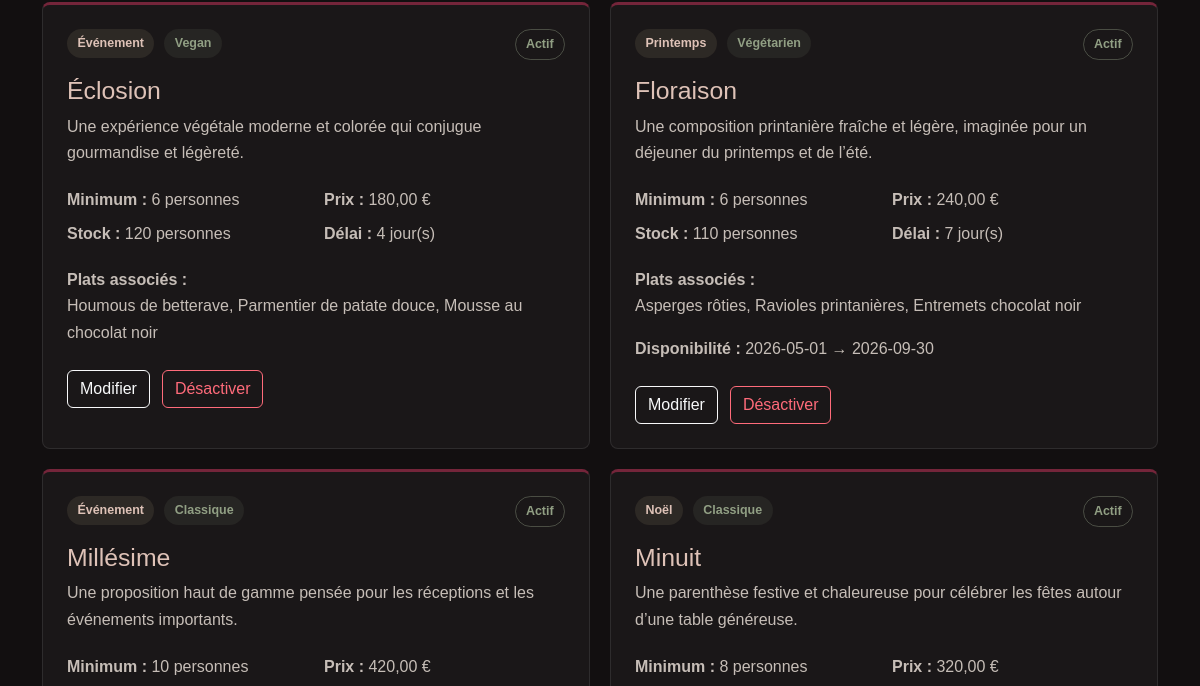
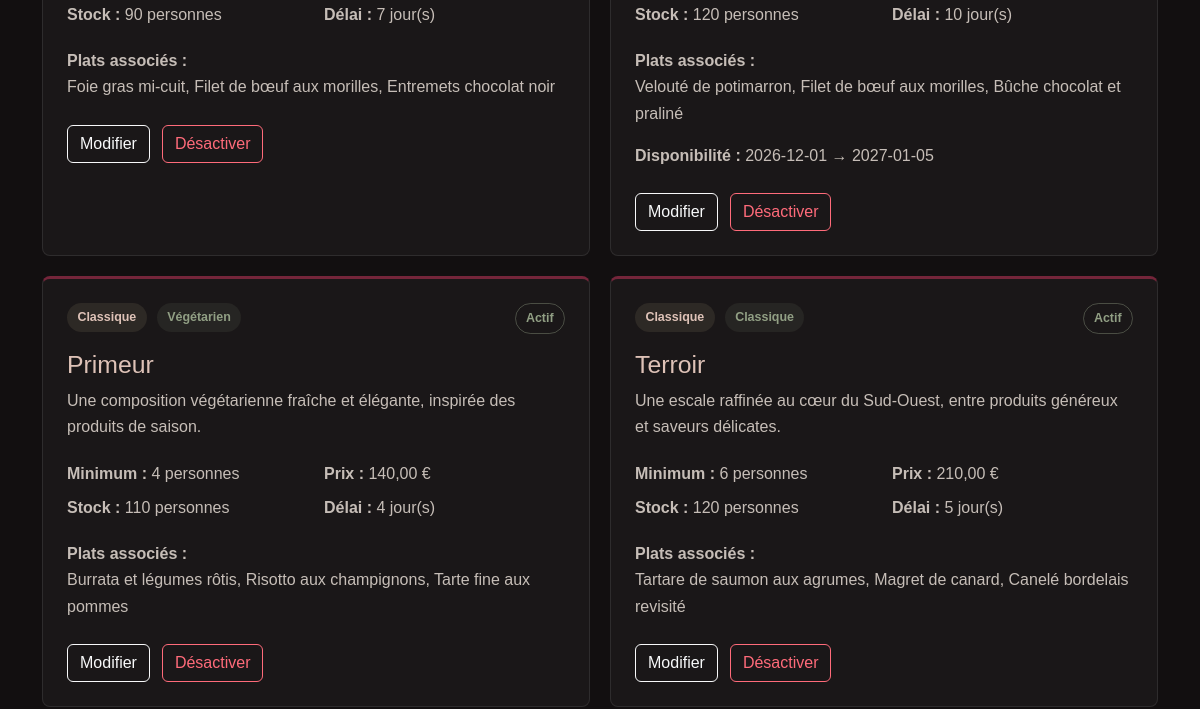
Before: /employee/menus (signed in, middle part) with the older database file (2 pictures, top to bottom).
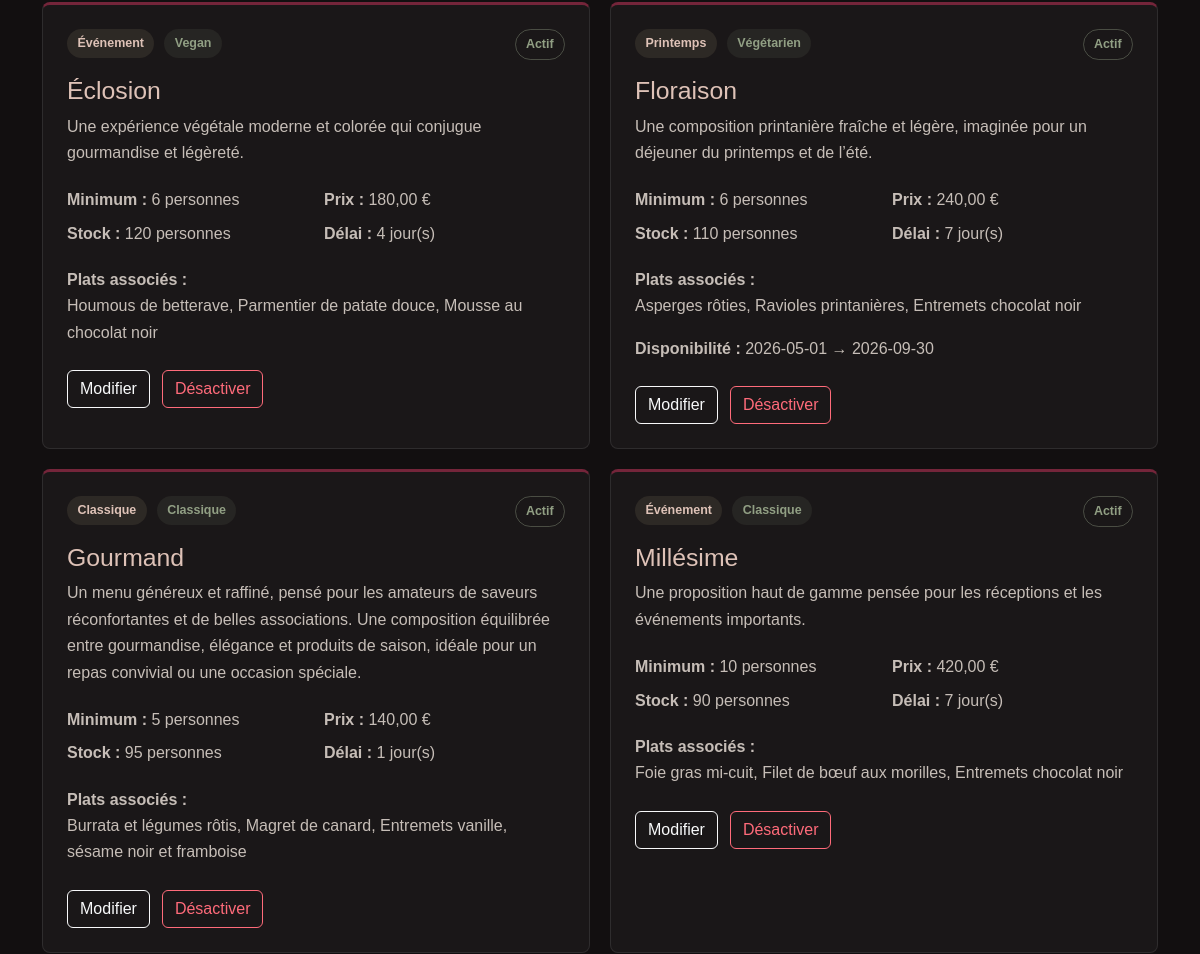
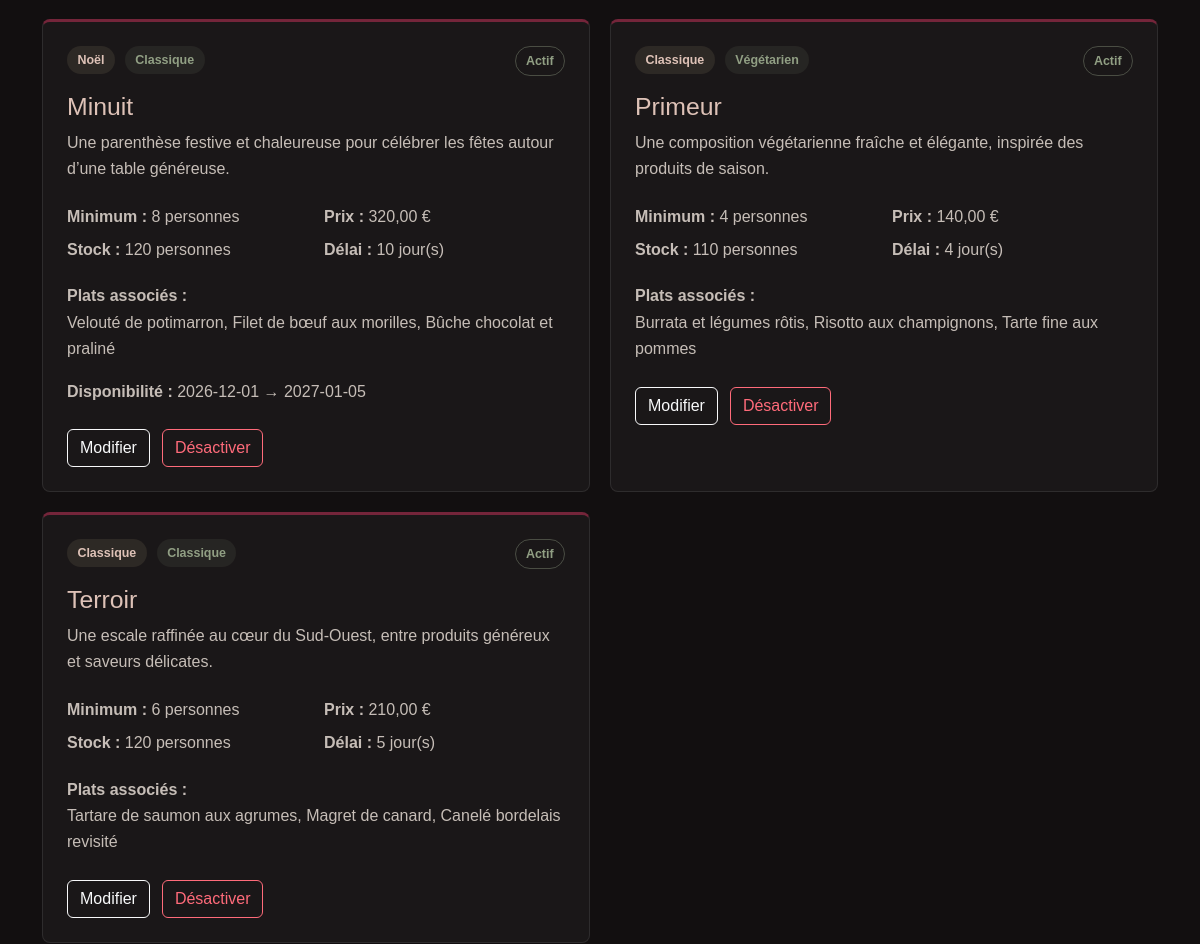
After: the same page with the newer database file (2 pictures, top to bottom).
### tables this page shows
CREATE TABLE menus (
    id INT AUTO_INCREMENT PRIMARY KEY,
    theme_id INT NOT NULL,
    dietary_type_id INT NOT NULL,
    title VARCHAR(150) NOT NULL,
    description TEXT NOT NULL,
    conditions TEXT NOT NULL,
    minimum_order_days INT NOT NULL DEFAULT 1,
    available_from DATE NULL,
    available_until DATE NULL,
    minimum_people INT NOT NULL,
    base_price DECIMAL(10, 2) NOT NULL,
    stock_quantity INT NOT NULL DEFAULT 0,
    is_active BOOLEAN NOT NULL DEFAULT TRUE,
    created_at TIMESTAMP NOT NULL DEFAULT CURRENT_TIMESTAMP,
    updated_at TIMESTAMP NOT NULL DEFAULT CURRENT_TIMESTAMP
        ON UPDATE CURRENT_TIMESTAMP,

    CONSTRAINT fk_menus_theme
        FOREIGN KEY (theme_id)
        REFERENCES themes(id)
        ON DELETE RESTRICT,

    CONSTRAINT fk_menus_dietary_type
        FOREIGN KEY (dietary_type_id)
        REFERENCES dietary_types(id)
        ON DELETE RESTRICT
);

CREATE TABLE themes (
    id INT AUTO_INCREMENT PRIMARY KEY,
    name VARCHAR(100) NOT NULL UNIQUE
);

CREATE TABLE dietary_types (
    id INT AUTO_INCREMENT PRIMARY KEY,
    name VARCHAR(100) NOT NULL UNIQUE
);

### app/Views/layouts/main.php (called while the page is built)
<?php
require BASE_PATH
    . '/app/Views/layouts/header.php';
require $view;
require BASE_PATH
    . '/app/Views/layouts/footer.php';

### app/Controllers/EmployeeController.php (called while the page is built, shortened)
<?php
class EmployeeController
{
    public function menus(): void
    {
        $menus = Menu::getAllForEmployee();
        $view =
            BASE_PATH . '/app/Views/employee/menus.php';
        require BASE_PATH . '/app/Views/layouts/main.php';
    }
}

### app/Services/Router.php (called while the page is built, shortened)
<?php
class Router
{
    private array $routes = [];
    public function get(string $path, array $action): void
    {
        $this->routes['GET'][$path] = $action;
    }
    public function post(string $path, array $action): void
    {
        $this->routes['POST'][$path] = $action;
    }
    public function dispatch(string $uri): void
    {
        $method = $_SERVER['REQUEST_METHOD'];
        $path = parse_url($uri, PHP_URL_PATH) ?? '/';
        $path = '/' . trim($path, '/');
        [$controllerClass, $methodName] = $this->routes[$method][$path];
        $controller = new $controllerClass();
        $controller->$methodName();
    }
}

### public/index.php (called while the page is built, shortened)
<?php
$router = new Router();
$router->dispatch(
    $_SERVER['REQUEST_URI']
);

### app/Models/Menu.php (called while the page is built, shortened)
<?php
class Menu
{
    public static function getAllForEmployee(): array
    {
        $pdo = Database::getConnection();
        $sql = '
            SELECT
                menus.id,
                menus.title,
                menus.description,
                menus.minimum_order_days,
                menus.available_from,
                menus.available_until,
                menus.minimum_people,
                menus.base_price,
                menus.stock_quantity,
                menus.is_active,
                themes.name AS theme_name,
                dietary_types.name AS dietary_type_name,
                COUNT(DISTINCT menu_dish.dish_id) AS dish_count,
                GROUP_CONCAT(
                    DISTINCT dishes.name
                    ORDER BY
                        FIELD(
                            dishes.dish_type,
                            "starter",
                            "main_course",
                            "dessert"
                        ),
                        dishes.name
                    SEPARATOR ", "
                ) AS dish_names
            FROM menus
            INNER JOIN themes
                ON themes.id = menus.theme_id
            INNER JOIN dietary_types
                ON dietary_types.id = menus.dietary_type_id
            LEFT JOIN menu_dish
                ON menu_dish.menu_id = menus.id
            LEFT JOIN dishes
                ON dishes.id = menu_dish.dish_id
            GROUP BY
                menus.id,
                menus.title,
                menus.description,
                menus.minimum_order_days,
                menus.available_from,
                menus.available_until,
                menus.minimum_people,
                menus.base_price,
                menus.stock_quantity,
                menus.is_active,
                themes.name,
                dietary_types.name
            ORDER BY
                menus.is_active DESC,
                menus.title
        ';
        $statement = $pdo->query($sql);
        return $statement->fetchAll(PDO::FETCH_ASSOC);
    }
}

### app/Views/employee/menus.php (the view, shortened to what this page needs)
<section class="employee-dashboard-section py-5">
    <div class="container py-3">
        <?php if (!empty($menus)): ?>
            <div class="employee-menus-grid">
                <?php foreach ($menus as $menu): ?>
                    <?php
                    $isActive =
                        (bool) $menu['is_active'];
                    ?>
                    <article
                        class="employee-menu-card<?php
                                                    echo $isActive
                                                        ? ''
                                                        : ' inactive';
                                                    ?>">
                        <div class="employee-menu-card-top">
                            <div>
                                <span class="employee-menu-theme">
                                    <?php
                                    echo htmlspecialchars(
                                        $menu['theme_name']
                                    );
                                    ?>
                                </span>
                                <span class="employee-menu-diet">
                                    <?php
                                    echo htmlspecialchars(
                                        $menu['dietary_type_name']
                                    );
                                    ?>
                                </span>
                            </div>
                            <span
                                class="employee-menu-status<?php
                                                            echo $isActive
                                                                ? ''
                                                                : ' inactive';
                                                            ?>">
                                <?php
                                echo $isActive
                                    ? 'Actif'
                                    : 'Inactif';
                                ?>
                            </span>
                        </div>
                        <h3 class="employee-menu-title">
                            <?php
                            echo htmlspecialchars(
                                $menu['title']
                            );
                            ?>
                        </h3>
                        <p class="employee-menu-description">
                            <?php
                            echo htmlspecialchars(
                                $menu['description']
                            );
                            ?>
                        </p>
                        <div class="employee-menu-information">
                            <p>
                                <strong>
                                    Minimum :
                                </strong>
                                <?php
                                echo (int)
                                $menu['minimum_people'];
                                ?>
                                personnes
                            </p>
                            <p>
                                <strong>
                                    Prix :
                                </strong>
                                <?php
                                echo number_format(
                                    (float) $menu['base_price'],
                                    2,
                                    ',',
                                    ' '
                                );
                                ?>
                                €
                            </p>
                            <p>
                                <strong>
                                    Stock :
                                </strong>
                                <?php
                                echo (int)
                                $menu['stock_quantity'];
                                ?>
                                personnes
                            </p>
                            <p>
                                <strong>
                                    Délai :
                                </strong>
                                <?php
                                echo (int)
                                $menu['minimum_order_days'];
                                ?>
                                jour(s)
                            </p>
                        </div>
                        <p class="employee-menu-dishes">
                            <strong>
                                Plats associés :
                            </strong>
                            <br>
                            <?php
                            echo htmlspecialchars(
                                $menu['dish_names']
                                    ?: 'Aucun plat associé'
                            );
                            ?>
                        </p>
                        <?php if (
                            !empty($menu['available_from'])
                            || !empty($menu['available_until'])
                        ): ?>
                            <p class="employee-menu-availability">
                                <strong>
                                    Disponibilité :
                                </strong>
                                <?php
                                echo htmlspecialchars(
                                    $menu['available_from']
                                        ?: 'sans date de début'
                                );
                                ?>
                                →
                                <?php
                                echo htmlspecialchars(
                                    $menu['available_until']
                                        ?: 'sans date de fin'
                                );
                                ?>
                            </p>
                        <?php endif; ?>
                        <div class="employee-menu-actions">
                            <a
                                href="<?php
                                        echo BASE_URL
                                            . '/employee/menu/form?id='
                                            . (int) $menu['id'];
                                        ?>"
                                class="btn btn-outline-light">
                                Modifier
                            </a>
                            <form
                                action="<?php
                                        echo BASE_URL;
                                        ?>/employee/menu/toggle"
                                method="post">
                                <button
                                    type="submit"
                                    class="btn <?php
                                                echo $isActive
                                                    ? 'btn-outline-danger'
                                                    : 'btn-outline-success';
                                                ?>">
                                    <?php
                                    echo $isActive
                                        ? 'Désactiver'
                                        : 'Réactiver';
                                    ?>
                                </button>
                            </form>
                        </div>
                    </article>
                <?php endforeach; ?>
            </div>
        <?php endif; ?>
    </div>
</section>

### app/Views/layouts/header.php (shortened to what this page needs)
<!DOCTYPE html>
<html lang="fr">
<head>
    <link
        href="https://cdn.jsdelivr.net/npm/bootstrap@5.3.3/dist/css/bootstrap.min.css"
        rel="stylesheet">
    <link
        rel="stylesheet"
        href="<?php echo BASE_URL; ?>/assets/css/style.css">
</head>
<body>
    <main>

### app/Views/layouts/footer.php (shortened to what this page needs)
</main>
</body>
</html>

### public/assets/css/style.css (style rules this page uses)
:root { --color-background: rgba(18, 15, 16, 1); --color-background-soft: rgba(27, 23, 24, 1); --color-background-light: rgba(35, 30, 31, 1); --color-background-card: rgba(255, 255, 255, 0.04); --color-text: rgba(248, 241, 235, 1); --color-text-soft: rgba(222, 213, 205, 0.88); --color-wine: rgba(116, 37, 58, 1); --color-wine-hover: rgba(145, 48, 72, 1); --color-wine-soft: rgba(116, 37, 58, 0.16); --color-sage: rgba(145, 159, 132, 1); --color-sage-hover: rgba(166, 181, 151, 1); --color-sage-soft: rgba(145, 159, 132, 0.13); --color-champagne: rgba(222, 194, 183, 1); --color-champagne-hover: rgba(239, 214, 204, 1); --color-champagne-soft: rgba(222, 194, 183, 0.1); --color-border: rgba(248, 241, 235, 0.12); --color-border-strong: rgba(248, 241, 235, 0.22); }
body { margin: 0; background-color: var(--color-background); color: var(--color-text); font-family: Arial, sans-serif; }
h1, h2, h3, p { margin-top: 0; }
p { line-height: 1.7; }
.employee-dashboard-section { min-height: 65vh; background-color: var(--color-background); }
.employee-menus-grid { display: grid; grid-template-columns: repeat(2, minmax(0, 1fr)); gap: 1.25rem; }
.employee-menu-card { padding: 1.5rem; background-color: rgba(255, 255, 255, 0.035); border: 1px solid rgba(255, 255, 255, 0.09); border-top: 3px solid var(--color-wine); border-radius: 0.5rem; }
.employee-menu-card-top { display: flex; align-items: flex-start; justify-content: space-between; gap: 1rem; margin-bottom: 1rem; }
.employee-menu-theme, .employee-menu-diet, .employee-menu-status { display: inline-flex; padding: 0.3rem 0.65rem; border-radius: 50rem; font-size: 0.78rem; font-weight: 700; }
.employee-menu-theme { color: var(--color-champagne); background-color: rgba(214, 190, 143, 0.1); }
.employee-menu-diet { margin-left: 0.35rem; color: var(--color-sage); background-color: rgba(145, 159, 132, 0.1); }
.employee-menu-status { color: var(--color-sage); border: 1px solid rgba(145, 159, 132, 0.4); }
.employee-menu-title { color: var(--color-champagne); font-size: 1.55rem; }
.employee-menu-description, .employee-menu-dishes, .employee-menu-availability, .employee-menu-help { color: var(--color-text-soft); line-height: 1.65; }
.employee-menu-information { display: grid; grid-template-columns: repeat(2, minmax(0, 1fr)); gap: 0.4rem 1rem; margin: 1.25rem 0; }
.employee-menu-information p { margin-bottom: 0; color: var(--color-text-soft); }
.employee-menu-actions, .employee-menu-form-actions { display: flex; flex-wrap: wrap; gap: 0.75rem; margin-top: 1.5rem; }
.employee-menu-actions .btn-outline-danger { color: #ff6b7a; border-color: #ff6b7a; }

Changed rows visible on the page:
added menus: theme.name "Classique", dietary_type.name "Classique", is_active "Actif", title "Gourmand", description "Un menu généreux et raffiné, pensé pour les amateurs de saveurs réconfortantes et de belles associations. Une composition équilibrée entre gourmandise, élégance et produits de saison, idéale pour un repas convivial ou une occasion spéciale.", minimum_people "5", base_price "140,00", stock_quantity "95", minimum_order_days "1", dish_names "Burrata et légumes rôtis, Magret de canard, Entremets vanille, sésame noir et framboise"
